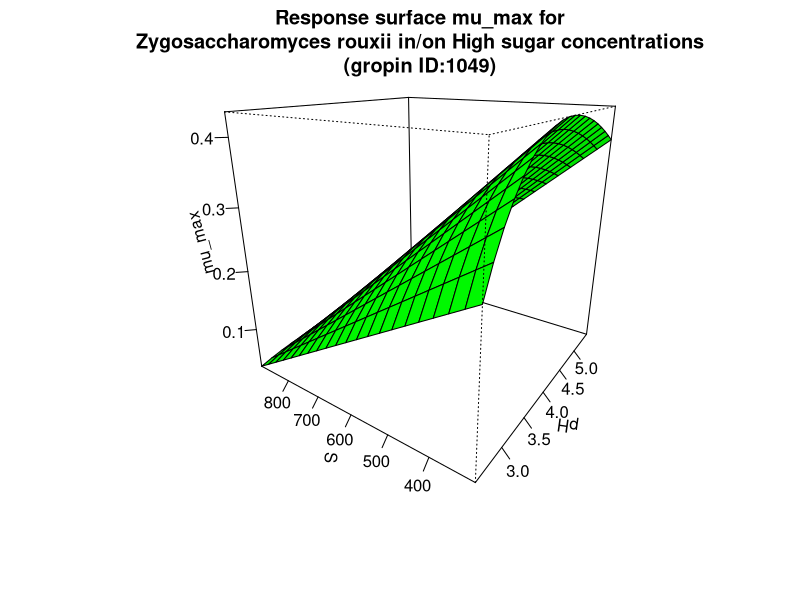

This figure's R source:
#############################
# start of Parameter script
#############################
pH <- seq(2.5025,5.4945054945055,length.out=21)
S <- seq(300.3,899.100899100899,length.out=21)
#############################
# end of Parameter script
#############################
############################# 
# start of Model script Gropin ID 1049 
#############################
 
# constant coefficients for this model
 
variables <- data.frame(pH,S)
argumentsPar <- expand.grid(variables)
 
# heart of the model
response_surface <- function(pH,S) {
   mumax <-(-1.4*(1-1.9/pH)*(1-exp(1-pH/10.4))*(1-S/980))

return(mumax=mumax)
} 

# output parameters
mumax <- cbind(argumentsPar,response_surface(argumentsPar['pH'],argumentsPar['S']))
colnames(mumax) <- c(colnames(argumentsPar),'mumax')
#############################
# End of Model script
#############################
############################# 
# start of Visualisation script Gropin ID 1049 
#############################
persp(pH,S,matrix(unlist(mumax$mumax),nrow=21),col = 'green',xlab='pH',ylab='S',zlab='mu_max',main='Response surface mu_max for
Zygosaccharomyces rouxii in/on High sugar concentrations
(gropin ID:1049)',theta=305,phi=20,shade=0.25,ticktype = 'detailed')
#############################
# End of Visualisation script
#############################
